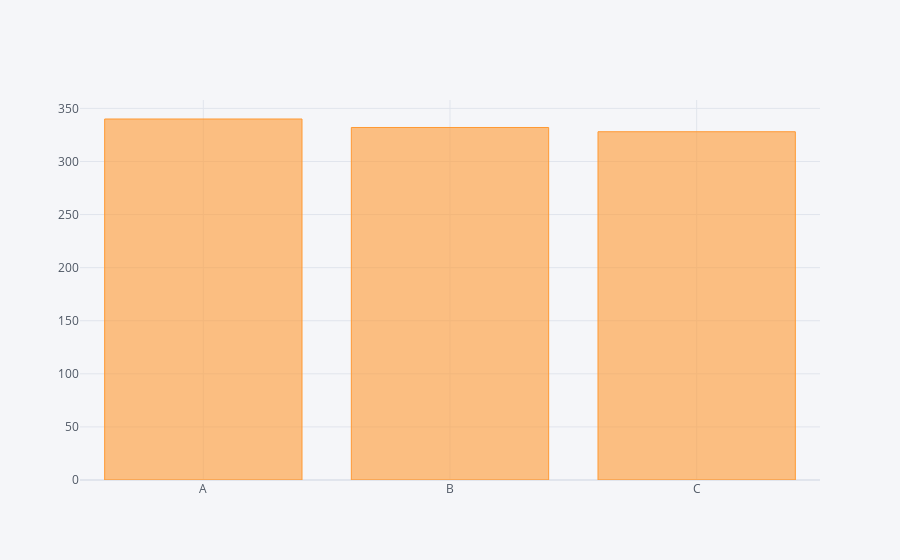
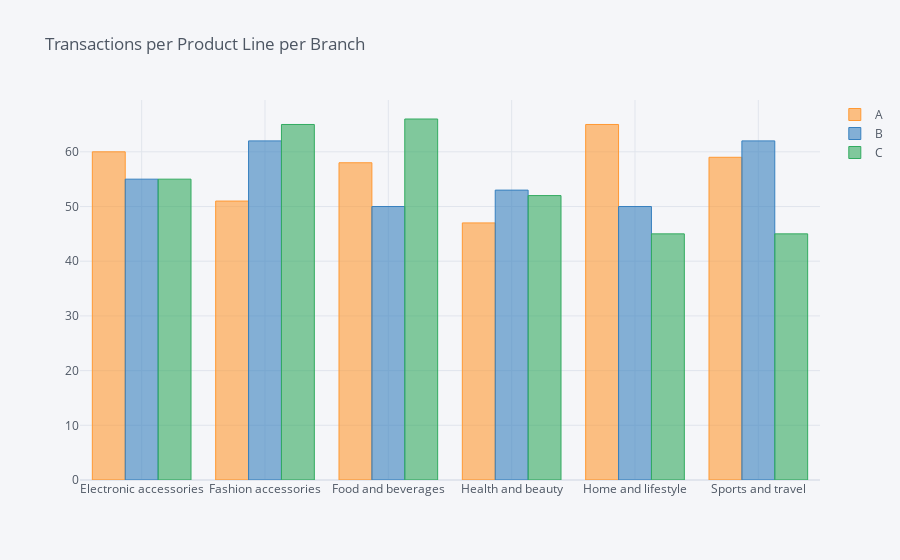

Here is the notebook cell these charts were saved with, in order:
### Code cell
file.pivot(columns="Branch",values='Invoice ID').count().iplot(kind="bar")
file.pivot_table(index="Product line",columns='Branch',values='Invoice ID', aggfunc='count').iplot(kind='bar',title="Transactions per Product Line per Branch")

### Figure 1 — Plotly figure (JSON) as saved in the notebook; plotly's stock layout.template omitted (floating-point values rounded to 4 significant figures)
{"data": [{"marker": {"color": "rgba(255, 153, 51, 0.6)", "line": {"color": "rgba(255, 153, 51, 1.0)", "width": 1}}, "name": "None", "orientation": "v", "text": "", "type": "bar", "x": ["A", "B", "C"], "y": [340, 332, 328]}], "layout": {"legend": {"bgcolor": "#F5F6F9", "font": {"color": "#4D5663"}}, "paper_bgcolor": "#F5F6F9", "plot_bgcolor": "#F5F6F9", "title": {"font": {"color": "#4D5663"}}, "xaxis": {"gridcolor": "#E1E5ED", "showgrid": true, "tickfont": {"color": "#4D5663"}, "title": {"font": {"color": "#4D5663"}, "text": ""}, "zerolinecolor": "#E1E5ED"}, "yaxis": {"gridcolor": "#E1E5ED", "showgrid": true, "tickfont": {"color": "#4D5663"}, "title": {"font": {"color": "#4D5663"}, "text": ""}, "zerolinecolor": "#E1E5ED"}}}

### Figure 2 — Plotly figure (JSON) as saved in the notebook; plotly's stock layout.template omitted (floating-point values rounded to 4 significant figures)
{"data": [{"marker": {"color": "rgba(255, 153, 51, 0.6)", "line": {"color": "rgba(255, 153, 51, 1.0)", "width": 1}}, "name": "A", "orientation": "v", "text": "", "type": "bar", "x": ["Electronic accessories", "Fashion accessories", "Food and beverages", "Health and beauty", "Home and lifestyle", "Sports and travel"], "y": [60, 51, 58, 47, 65, 59]}, {"marker": {"color": "rgba(55, 128, 191, 0.6)", "line": {"color": "rgba(55, 128, 191, 1.0)", "width": 1}}, "name": "B", "orientation": "v", "text": "", "type": "bar", "x": ["Electronic accessories", "Fashion accessories", "Food and beverages", "Health and beauty", "Home and lifestyle", "Sports and travel"], "y": [55, 62, 50, 53, 50, 62]}, {"marker": {"color": "rgba(50, 171, 96, 0.6)", "line": {"color": "rgba(50, 171, 96, 1.0)", "width": 1}}, "name": "C", "orientation": "v", "text": "", "type": "bar", "x": ["Electronic accessories", "Fashion accessories", "Food and beverages", "Health and beauty", "Home and lifestyle", "Sports and travel"], "y": [55, 65, 66, 52, 45, 45]}], "layout": {"legend": {"bgcolor": "#F5F6F9", "font": {"color": "#4D5663"}}, "paper_bgcolor": "#F5F6F9", "plot_bgcolor": "#F5F6F9", "title": {"font": {"color": "#4D5663"}, "text": "Transactions per Product Line per Branch"}, "xaxis": {"gridcolor": "#E1E5ED", "showgrid": true, "tickfont": {"color": "#4D5663"}, "title": {"font": {"color": "#4D5663"}, "text": ""}, "zerolinecolor": "#E1E5ED"}, "yaxis": {"gridcolor": "#E1E5ED", "showgrid": true, "tickfont": {"color": "#4D5663"}, "title": {"font": {"color": "#4D5663"}, "text": ""}, "zerolinecolor": "#E1E5ED"}}}
